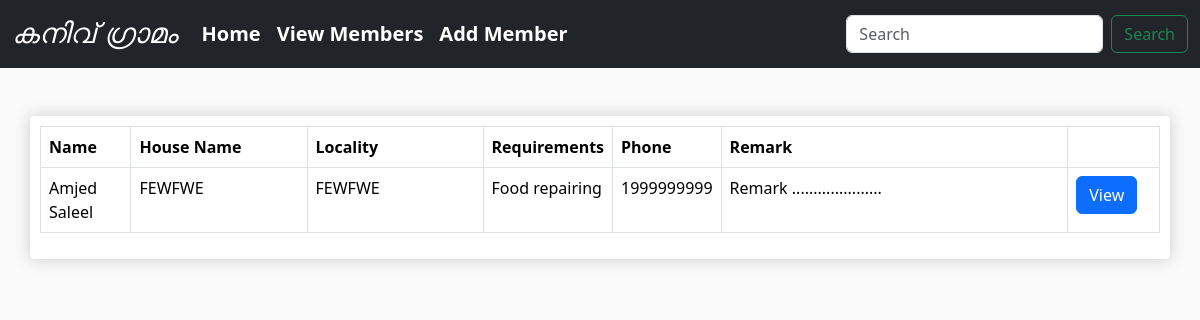
/members, run on the app's committed database.
### charity/models.py (models this page shows, shortened)
class Member(models.Model):
    ration_card_status = (
        ('APL', 'APL'),
        ('BPL', 'BPL'),
    )
    name = models.CharField(max_length=30, verbose_name='Name')
    age = models.IntegerField(verbose_name='Age')
    phone = models.PositiveIntegerField(help_text='Enter phone number without country code')
    house_name = models.CharField(max_length=50)
    locality = models.CharField(max_length=50)
    pin_code = models.IntegerField()
    ration_card = models.CharField(choices=ration_card_status, max_length=10)
    annual_income = models.IntegerField()
    job = models.CharField(max_length=50)
    remark = models.TextField(max_length=100, help_text='Max 100 letters', blank=True)
    class Meta:
        unique_together = ('name', 'house_name', 'phone')

class Category(models.Model):
    category = models.CharField(max_length=30)
    def __str__(self):
        return self.category

### charity/views.py (the view)
# urls.py: path('members', views.view_all_members, name='view-all-members'),
def view_all_members(request):
    members = Member.objects.all()
    context = {
        'members': members,
    }
    return render(request, 'charity/view-all-members.html', context)

### templates/charity/view-all-members.html
{% extends 'base.html' %}
{% block content %}
    <div class="container bg-white box-shadow mt-5">
        <div class="row">
            <div class="table-responsive">
                <table class="table  table-bordered align-top">
                    <thead>
                    <tr>
                        <th>Name</th>
                        <th>House Name</th>
                        <th>Locality</th>
                        <th>Requirements</th>
                        <th>Phone</th>
                        <th>Remark</th>
                        <th></th>
                    </tr>
                    </thead>
                    <tbody>
                    {% for member in members %}
                        <tr>
                            <td class="col-1 col-ld-2">{{ member.name }}</td>
                            <td class="col-1 col-lg-2">{{ member.locality }}</td>
                            <td class="col-1 col-lg-2">{{ member.locality }}</td>
                            <td class="col-1 col-lg-1">
                                {% for requirment in member.need.requirement.all %}
                                    {{ requirment }}
                                {% endfor %}
                            </td>
                            <td class="col-1 col-lg-1">{{ member.phone }}</td>
                            <td class="col-7 col-lg-4">{{ member.remark }}</td>
                            <td class="col-1 col-lg-1"><a href="{% url 'charity:view-member' member.id %}"
                                                          class="btn btn-primary">View</a></td>
                        </tr>
                    {% endfor %}
                    </tbody>
                </table>
            </div>
        </div>
    </div>
{% endblock %}

### static/css/style.css (style rules this page uses)
html body { margin: 0; padding: 0; background-color: hsl(0, 0%, 98%); }
.box-shadow { box-shadow: hsl(0, 0%, 80%) 0 0 16px; background-color: #fff; border-radius: 4px; padding: 10px; }

### data on the page
Member: name "Amjed Saleel", locality "FEWFWE", phone "1999999999", remark "Remark ....................."
Category: category "Food"
Category: category "repairing"
